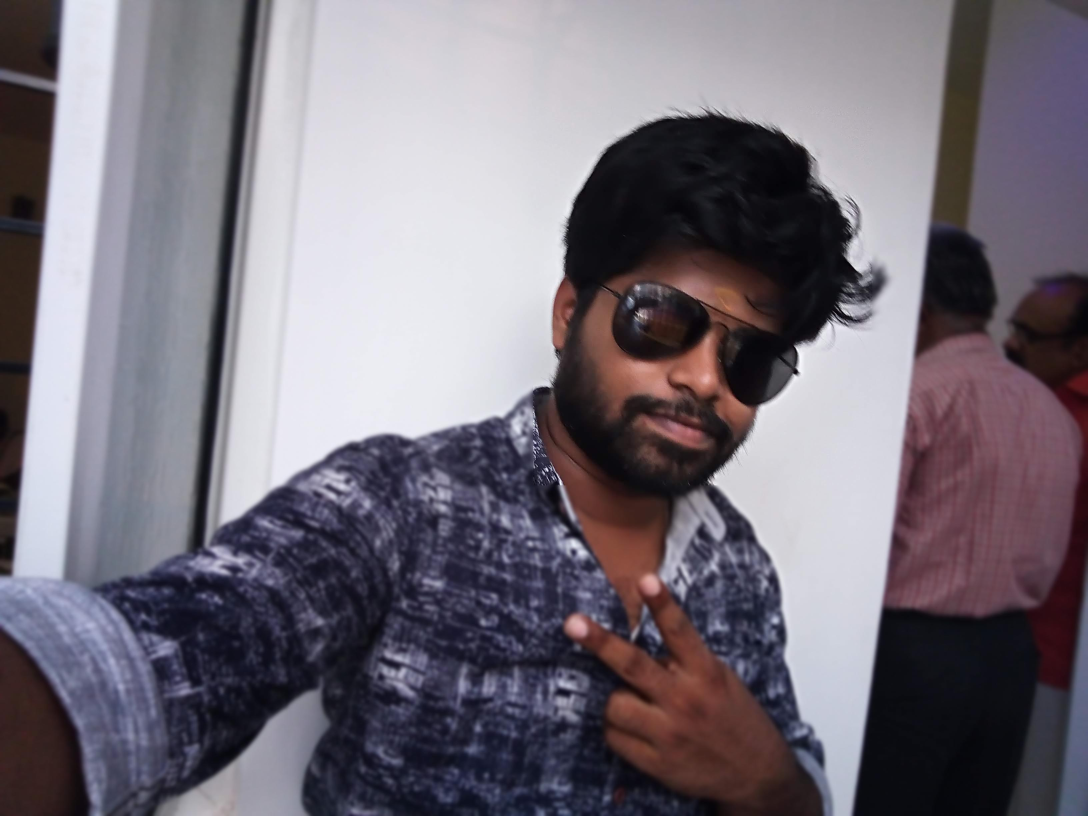
#> input picture blurImg/opImg/IMG_20190606_060837317_blur.jpg, 3264 x 2448 px, given as the content of the folder E:/myWork/imageAugmentation/skImage/ipImg, which was not available (shown at 1/3 size)
$ jupyter execute skImage.ipynb
#> lines starting #> are read from the running program, lines starting #| are printed output that depends on the picture; pictures that were not available may be replaced by others from this repository, and a replacement may not be noted
[cell 1]
import numpy as np
import matplotlib.image as mpimg
import matplotlib.pyplot as plt
import random
from skimage import exposure
from skimage.util import random_noise
from skimage import transform
from cv2 import resize
import cv2
import os

[cell 2]
ipPath = r"E:\myWork\imageAugmentation\skImage\ipImg"
opPath = r"E:\myWork\imageAugmentation\skImage\opImg"

[cell 3]
for ifile in os.listdir(ipPath):
    img = mpimg.imread(os.path.join(ipPath,ifile))
#> img is the input picture: shape (2448, 3264, 3); mean R, G, B 117.6, 111.4, 121.4
    opfileName = os.path.join(opPath, ifile.split(".")[0])

    hor = np.fliplr(img)
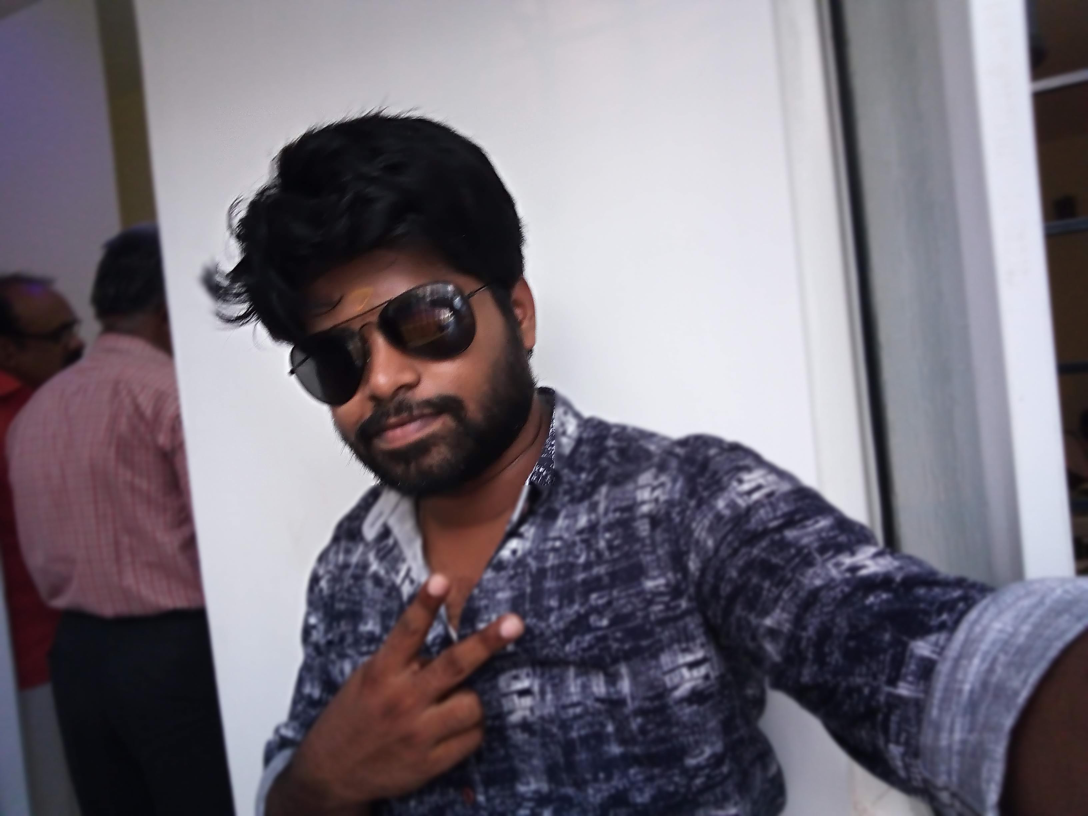
#> hor: shape (2448, 3264, 3) (shown at 1/3 size); mean R, G, B 117.6, 111.4, 121.4
    plt.imsave(opfileName+ "_hor.jpg", hor)

    ver = np.flipud(img)
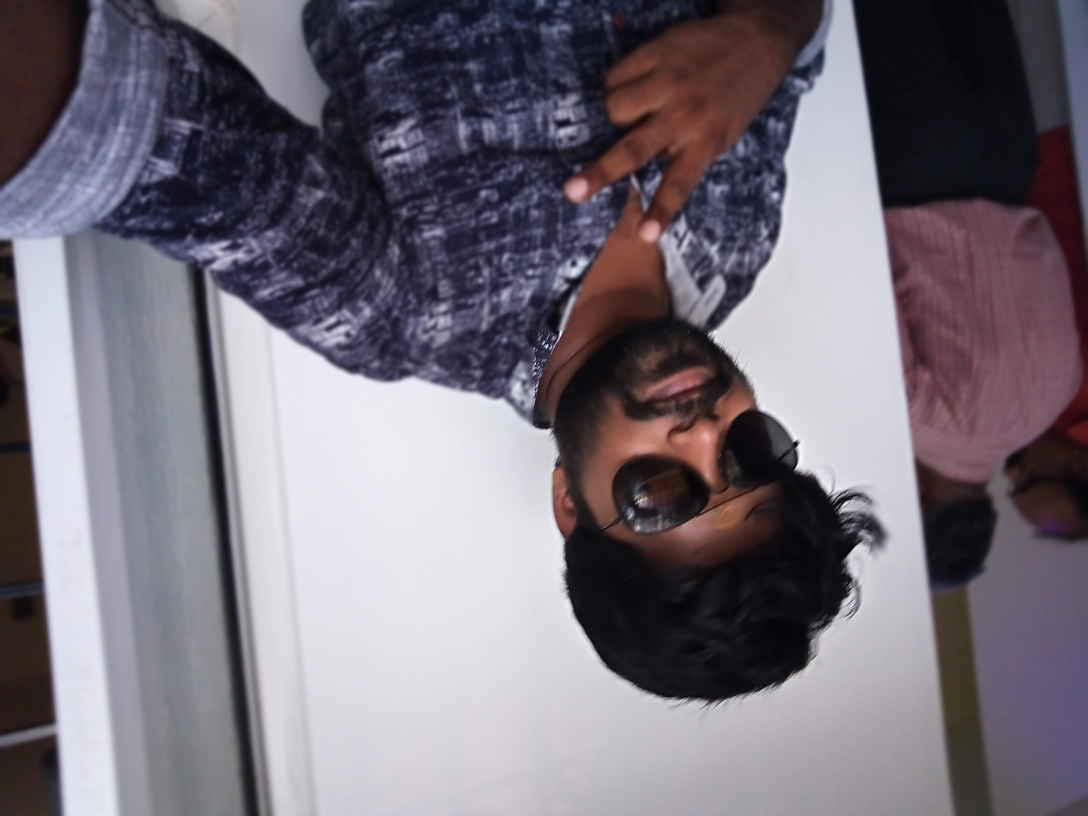
#> ver: shape (2448, 3264, 3) (shown at 1/3 size); mean R, G, B 117.6, 111.4, 121.4
    plt.imsave(opfileName+ "_ver.jpg", ver)

    trans30 = transform.rotate(img, random.uniform(-30,30))
    plt.imsave(opfileName+ "_trans30.jpg", trans30)

    trans60 = transform.rotate(img, random.uniform(-60,60))
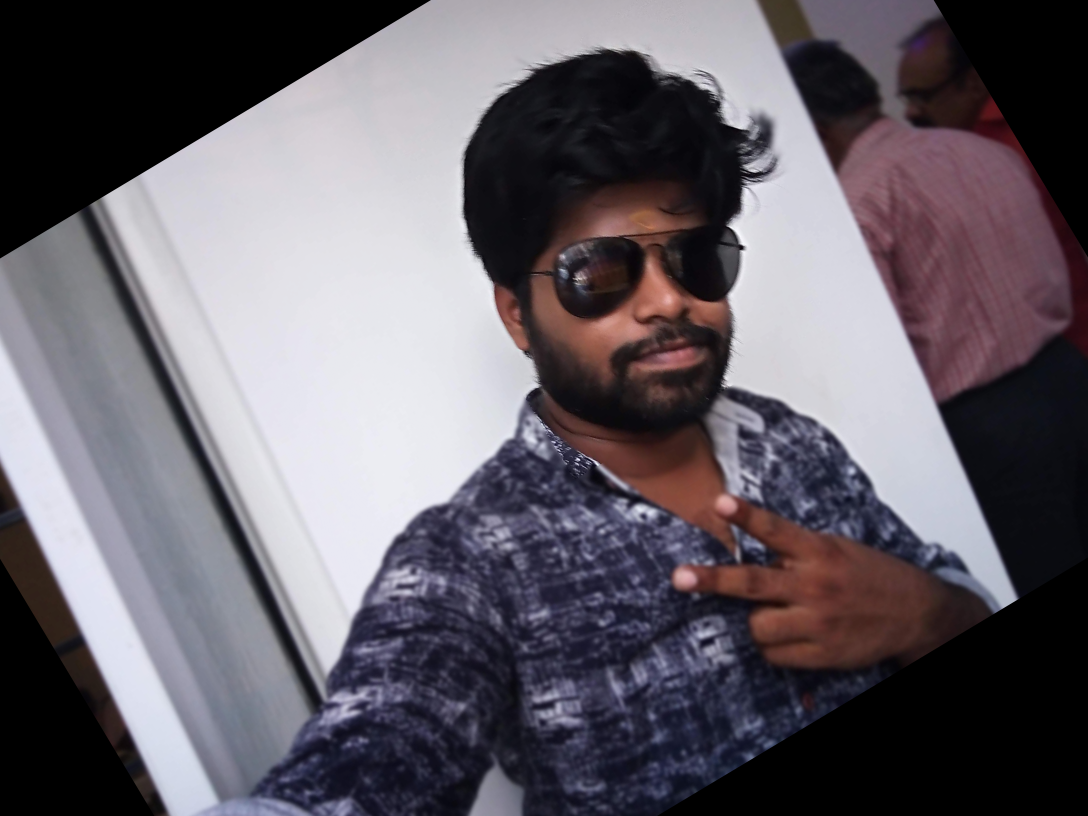
#> trans60: shape (2448, 3264, 3) float64 (shown at 1/3 size); mean R, G, B 0.398, 0.376, 0.408
    plt.imsave(opfileName+ "_trans60.jpg", trans60)

    trans90 = transform.rotate(img, random.uniform(-90,90))
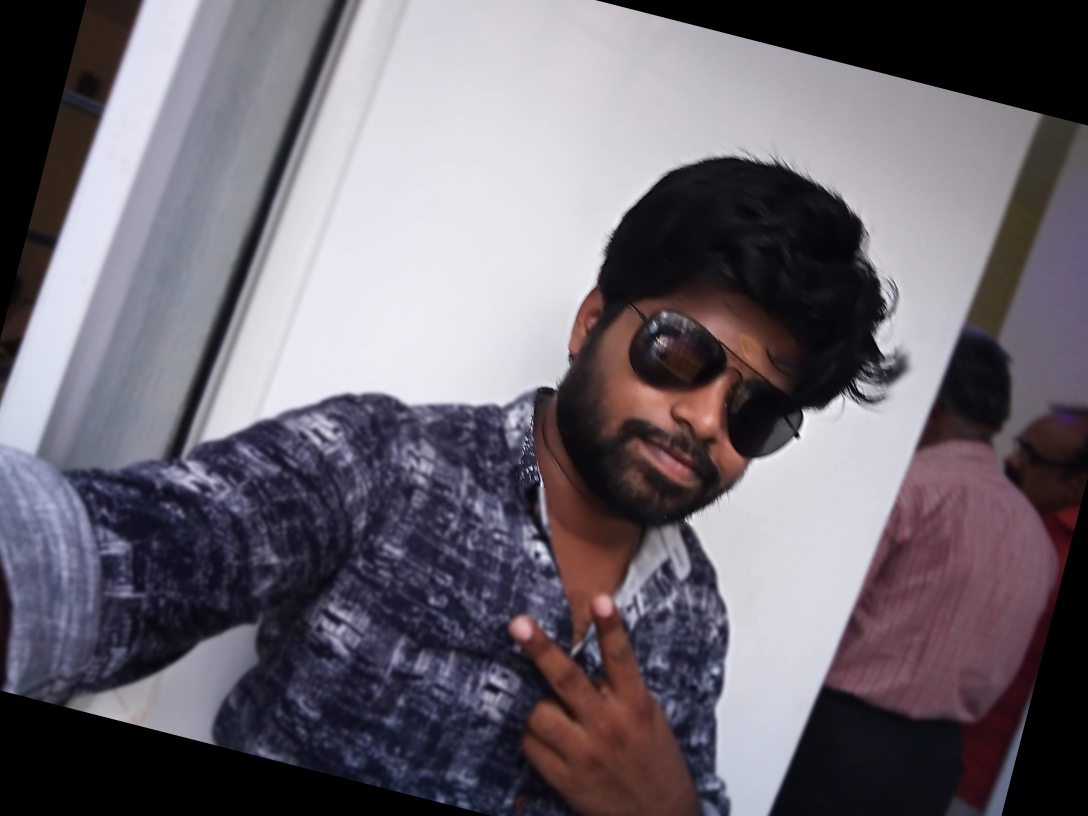
#> trans90: shape (2448, 3264, 3) float64 (shown at 1/3 size); mean R, G, B 0.426, 0.404, 0.439
    plt.imsave(opfileName+ "_trans90.jpg", trans90)

    noiseImg = random_noise(img, mode='S&p', clip=True)
    plt.imsave(opfileName+ "_noiseImg.jpg", noiseImg)
